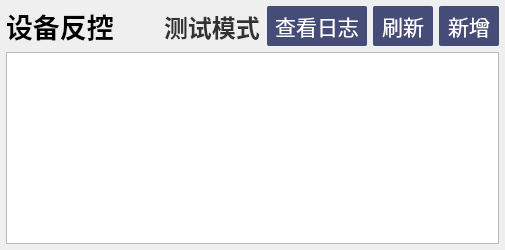
    <widget class="QWidget" name="page_DRCA">
     <layout class="QVBoxLayout" name="verticalLayout_6" stretch="1,9">
      <property name="sizeConstraint">
       <enum>QLayout::SetMaximumSize</enum>
      </property>
      <property name="leftMargin">
       <number>6</number>
      </property>
      <property name="topMargin">
       <number>6</number>
      </property>
      <property name="rightMargin">
       <number>6</number>
      </property>
      <property name="bottomMargin">
       <number>6</number>
      </property>
      <item>
       <layout class="QHBoxLayout" name="horizontalLayout_17" stretch="7,0,0,0,0">
        <item>
         <widget class="QLabel" name="label_50">
          <property name="font">
           <font>
            <pointsize>20</pointsize>
            <weight>75</weight>
            <bold>true</bold>
           </font>
          </property>
          <property name="text">
           <string>设备反控</string>
          </property>
          <property name="alignment">
           <set>Qt::AlignLeading|Qt::AlignLeft|Qt::AlignVCenter</set>
          </property>
         </widget>
        </item>
        <item>
         <widget class="QCheckBox" name="testMode">
          <property name="sizePolicy">
           <sizepolicy hsizetype="Minimum" vsizetype="Preferred">
            <horstretch>0</horstretch>
            <verstretch>0</verstretch>
           </sizepolicy>
          </property>
          <property name="font">
           <font>
            <pointsize>18</pointsize>
            <weight>75</weight>
            <bold>true</bold>
           </font>
          </property>
          <property name="styleSheet">
           <string notr="true">QCheckBox{
	border: none;/*最外层边框*/
}
QCheckBox::indicator{/*选择框尺寸*/
    background-color: rgba(0, 0, 0, 0);
	color:black;
    border: 0px solid #b1b1b1;
        width: 38px;
        height: 32px;
}
QCheckBox:enabled:checked{
        color: rgb(0, 60, 0);
        font 14px &quot;黑体&quot;;
}
QCheckBox:enabled:!checked{
        color: rgb(50, 50, 50);
        font 14px &quot;黑体&quot;;

}
QCheckBox:enabled:hover{
        font 14px &quot;黑体&quot;;
        color: rgb(0, 20, 155);
}
QCheckBox:!enabled{
	color: rgb(80, 80, 80);
}
 
QCheckBox::indicator:unchecked {
    image:url(&quot;:images/Off.png&quot;)
}

QCheckBox::indicator:checked {
    image:url(&quot;:images/On.png&quot;)
}
</string>
          </property>
          <property name="text">
           <string>测试模式</string>
          </property>
         </widget>
        </item>
        <item>
         <widget class="QPushButton" name="log">
          <property name="sizePolicy">
           <sizepolicy hsizetype="Preferred" vsizetype="Preferred">
            <horstretch>0</horstretch>
            <verstretch>0</verstretch>
           </sizepolicy>
          </property>
          <property name="font">
           <font>
            <pointsize>16</pointsize>
           </font>
          </property>
          <property name="styleSheet">
           <string notr="true">QPushButton{
background-color: rgb(69, 76, 120);
color: rgb(255, 255, 255);
border: none;
border-radius: 2px;
width:100px;

}
 
QPushButton:hover{
background-color: rgb(0, 0, 152);
color: rgb(255, 255, 255);
border: none;
border-radius: 3px;

}
 
QPushButton:pressed{
background-color: rgb(0, 0, 152);
color: rgb(255, 255, 255);

}
</string>
          </property>
          <property name="text">
           <string>查看日志</string>
          </property>
         </widget>
        </item>
        <item>
         <widget class="QPushButton" name="btn_refresh">
          <property name="sizePolicy">
           <sizepolicy hsizetype="Minimum" vsizetype="Preferred">
            <horstretch>0</horstretch>
            <verstretch>0</verstretch>
           </sizepolicy>
          </property>
          <property name="font">
           <font>
            <pointsize>16</pointsize>
           </font>
          </property>
          <property name="styleSheet">
           <string notr="true">QPushButton{
background-color: rgb(69, 76, 120);
color: rgb(255, 255, 255);
border: none;
border-radius: 2px;
width:60px;

}
 
QPushButton:hover{
background-color: rgb(0, 0, 152);
color: rgb(255, 255, 255);
border: none;
border-radius: 3px;

}
 
QPushButton:pressed{
background-color: rgb(0, 0, 152);
color: rgb(255, 255, 255);

}
</string>
          </property>
          <property name="text">
           <string>刷新</string>
          </property>
         </widget>
        </item>
        <item>
         <widget class="QPushButton" name="btn_add">
          <property name="sizePolicy">
           <sizepolicy hsizetype="Minimum" vsizetype="Preferred">
            <horstretch>0</horstretch>
            <verstretch>0</verstretch>
           </sizepolicy>
          </property>
          <property name="font">
           <font>
            <pointsize>16</pointsize>
           </font>
          </property>
          <property name="styleSheet">
           <string notr="true">QPushButton{
background-color: rgb(69, 76, 120);
color: rgb(255, 255, 255);
border: none;
border-radius: 2px;
width:60px;

}
 
QPushButton:hover{
background-color: rgb(0, 0, 152);
color: rgb(255, 255, 255);
border: none;
border-radius: 3px;

}
 
QPushButton:pressed{
background-color: rgb(0, 0, 152);
color: rgb(255, 255, 255);

}
</string>
          </property>
          <property name="text">
           <string>新增</string>
          </property>
         </widget>
        </item>
       </layout>
      </item>
      <item>
       <widget class="QTableWidget" name="device_table"/>
      </item>
     </layout>
    </widget>
